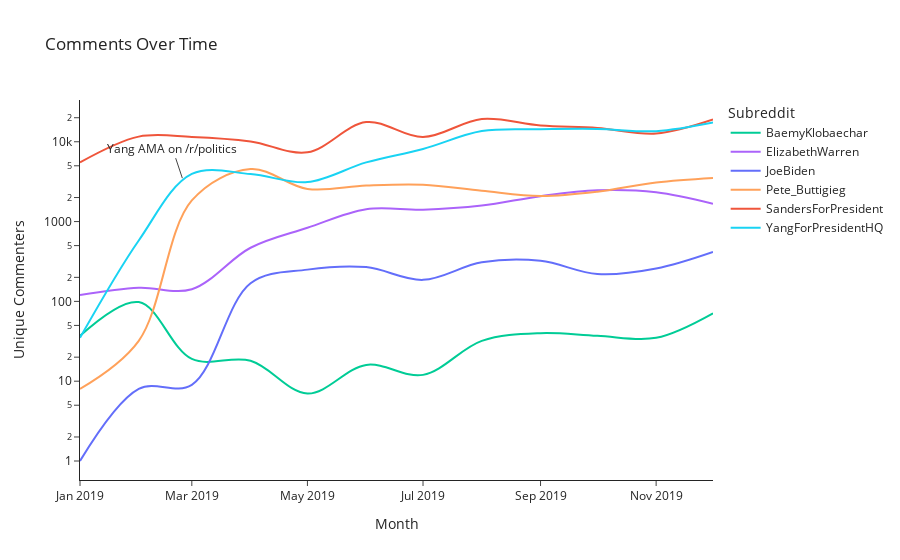

The code cell stored with this chart in its notebook:
### Code cell
args = {
    "x": "date",
    "y": "n_unique",
    "color": "subreddit",
    "line_shape": "spline",
    "title":  "Comments Over Time",
    "template": "simple_white",
    "labels": {"n_unique": "Unique Commenters", "date": "Month", "subreddit": "Subreddit"},
    "color_discrete_map": mapping
}

fig = px.line(n_unique,**args)
fig.update_layout(
    annotations=[
        dict(
            x="2019-02-24",
            y=np.log10(3500),
            text="Yang AMA on /r/politics",
        )
    ]
)
fig.update_yaxes(type="log")

fig.write_html("visualizations/temporal/{}_subreddit_n-unique.html".format(TIME_FRAME))
fig.show()

### Figure 1 — Plotly figure (JSON) as saved in the notebook; plotly's stock layout.template omitted (floating-point values rounded to 4 significant figures)
{"data": [{"hovertemplate": "Subreddit=BaemyKlobaechar<br>Month=%{x}<br>Unique Commenters=%{y}<extra></extra>", "legendgroup": "BaemyKlobaechar", "line": {"color": "#00CC96", "dash": "solid", "shape": "spline"}, "mode": "lines", "name": "BaemyKlobaechar", "orientation": "v", "showlegend": true, "type": "scatter", "x": ["2019-01-01T00:00:00", "2019-02-01T00:00:00", "2019-03-01T00:00:00", "2019-04-01T00:00:00", "2019-05-01T00:00:00", "2019-06-01T00:00:00", "2019-07-01T00:00:00", "2019-08-01T00:00:00", "2019-09-01T00:00:00", "2019-10-01T00:00:00", "2019-11-01T00:00:00", "2019-12-01T00:00:00"], "xaxis": "x", "y": [37, 98, 19, 18, 7, 16, 12, 32, 40, 37, 35, 71], "yaxis": "y"}, {"hovertemplate": "Subreddit=ElizabethWarren<br>Month=%{x}<br>Unique Commenters=%{y}<extra></extra>", "legendgroup": "ElizabethWarren", "line": {"color": "#AB63FA", "dash": "solid", "shape": "spline"}, "mode": "lines", "name": "ElizabethWarren", "orientation": "v", "showlegend": true, "type": "scatter", "x": ["2019-01-01T00:00:00", "2019-02-01T00:00:00", "2019-03-01T00:00:00", "2019-04-01T00:00:00", "2019-05-01T00:00:00", "2019-06-01T00:00:00", "2019-07-01T00:00:00", "2019-08-01T00:00:00", "2019-09-01T00:00:00", "2019-10-01T00:00:00", "2019-11-01T00:00:00", "2019-12-01T00:00:00"], "xaxis": "x", "y": [120, 148, 142, 470, 836, 1431, 1411, 1587, 2083, 2468, 2331, 1668], "yaxis": "y"}, {"hovertemplate": "Subreddit=JoeBiden<br>Month=%{x}<br>Unique Commenters=%{y}<extra></extra>", "legendgroup": "JoeBiden", "line": {"color": "#636EFA", "dash": "solid", "shape": "spline"}, "mode": "lines", "name": "JoeBiden", "orientation": "v", "showlegend": true, "type": "scatter", "x": ["2019-01-01T00:00:00", "2019-02-01T00:00:00", "2019-03-01T00:00:00", "2019-04-01T00:00:00", "2019-05-01T00:00:00", "2019-06-01T00:00:00", "2019-07-01T00:00:00", "2019-08-01T00:00:00", "2019-09-01T00:00:00", "2019-10-01T00:00:00", "2019-11-01T00:00:00", "2019-12-01T00:00:00"], "xaxis": "x", "y": [1, 8, 9, 169, 250, 269, 186, 309, 322, 220, 258, 416], "yaxis": "y"}, {"hovertemplate": "Subreddit=Pete_Buttigieg<br>Month=%{x}<br>Unique Commenters=%{y}<extra></extra>", "legendgroup": "Pete_Buttigieg", "line": {"color": "#FFA15A", "dash": "solid", "shape": "spline"}, "mode": "lines", "name": "Pete_Buttigieg", "orientation": "v", "showlegend": true, "type": "scatter", "x": ["2019-01-01T00:00:00", "2019-02-01T00:00:00", "2019-03-01T00:00:00", "2019-04-01T00:00:00", "2019-05-01T00:00:00", "2019-06-01T00:00:00", "2019-07-01T00:00:00", "2019-08-01T00:00:00", "2019-09-01T00:00:00", "2019-10-01T00:00:00", "2019-11-01T00:00:00", "2019-12-01T00:00:00"], "xaxis": "x", "y": [8, 32, 1839, 4549, 2561, 2828, 2893, 2430, 2089, 2364, 3090, 3520], "yaxis": "y"}, {"hovertemplate": "Subreddit=SandersForPresident<br>Month=%{x}<br>Unique Commenters=%{y}<extra></extra>", "legendgroup": "SandersForPresident", "line": {"color": "#EF553B", "dash": "solid", "shape": "spline"}, "mode": "lines", "name": "SandersForPresident", "orientation": "v", "showlegend": true, "type": "scatter", "x": ["2019-01-01T00:00:00", "2019-02-01T00:00:00", "2019-03-01T00:00:00", "2019-04-01T00:00:00", "2019-05-01T00:00:00", "2019-06-01T00:00:00", "2019-07-01T00:00:00", "2019-08-01T00:00:00", "2019-09-01T00:00:00", "2019-10-01T00:00:00", "2019-11-01T00:00:00", "2019-12-01T00:00:00"], "xaxis": "x", "y": [5508, 11591, 11493, 10082, 7374, 17657, 11439, 19283, 16040, 14923, 12670, 18982], "yaxis": "y"}, {"hovertemplate": "Subreddit=YangForPresidentHQ<br>Month=%{x}<br>Unique Commenters=%{y}<extra></extra>", "legendgroup": "YangForPresidentHQ", "line": {"color": "#19D3F3", "dash": "solid", "shape": "spline"}, "mode": "lines", "name": "YangForPresidentHQ", "orientation": "v", "showlegend": true, "type": "scatter", "x": ["2019-01-01T00:00:00", "2019-02-01T00:00:00", "2019-03-01T00:00:00", "2019-04-01T00:00:00", "2019-05-01T00:00:00", "2019-06-01T00:00:00", "2019-07-01T00:00:00", "2019-08-01T00:00:00", "2019-09-01T00:00:00", "2019-10-01T00:00:00", "2019-11-01T00:00:00", "2019-12-01T00:00:00"], "xaxis": "x", "y": [35, 580, 3953, 3944, 3122, 5522, 8129, 13622, 14337, 14475, 13588, 17411], "yaxis": "y"}], "layout": {"annotations": [{"text": "Yang AMA on /r/politics", "x": "2019-02-24", "y": 3.544}], "legend": {"title": {"text": "Subreddit"}, "tracegroupgap": 0}, "title": {"text": "Comments Over Time"}, "xaxis": {"anchor": "y", "domain": [0, 1], "title": {"text": "Month"}}, "yaxis": {"anchor": "x", "domain": [0, 1], "title": {"text": "Unique Commenters"}, "type": "log"}}}
